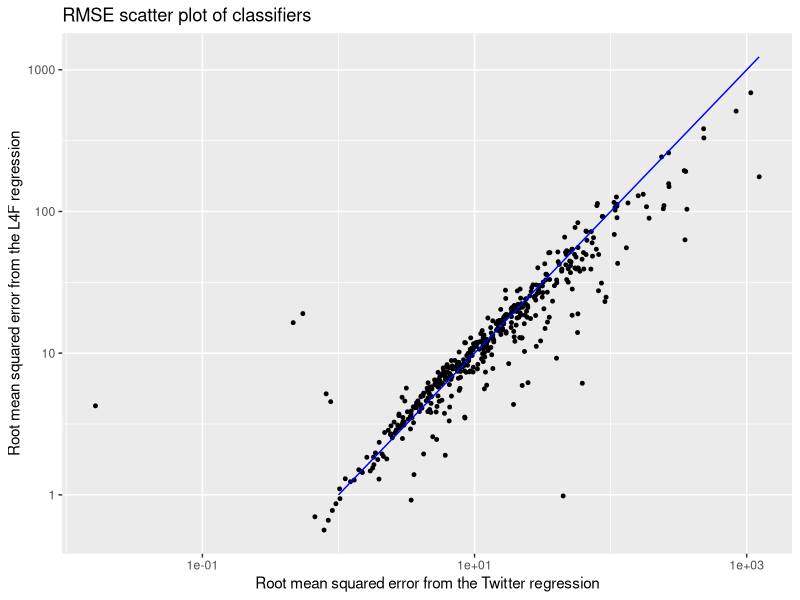

This figure's R source:
library(ggplot2)


data <- read.csv('../results/results.csv')

max.val = max(data$RMSE_Twitter)
nx = seq(1, max.val-1, by=max.val/468)
ny = seq(1, max.val-1, by=max.val/468)

ggplot(data=data, aes(x=RMSE_Twitter, y=RMSE_L4F)) +
  geom_point(fill ='blue', size=1) + 
  #geom_smooth(method=lm) + 
  geom_line(aes(x=nx, y = ny), colour = 'blue', size=0.5) + 
  scale_x_log10()  +
  xlab("Root mean squared error from the Twitter regression") + 
  scale_y_log10() +
  ylab("Root mean squared error from the L4F regression") + 
  ggtitle("RMSE scatter plot of classifiers") + 
  guides(fill = guide_legend(reverse=FALSE))
